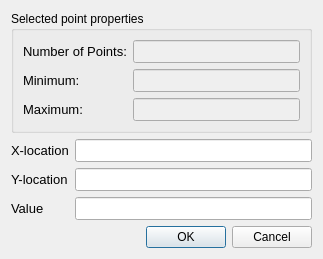
<?xml version="1.0" encoding="UTF-8"?>
<ui version="4.0">
 <class>GeoDataPointmapEditPtsDialog</class>
 <widget class="QDialog" name="GeoDataPointmapEditPtsDialog">
  <property name="geometry">
   <rect>
    <x>0</x>
    <y>0</y>
    <width>323</width>
    <height>237</height>
   </rect>
  </property>
  <property name="windowTitle">
   <string>Edit Points</string>
  </property>
  <layout class="QVBoxLayout" name="verticalLayout">
   <item>
    <widget class="QGroupBox" name="groupBox">
     <property name="title">
      <string>Selected point properties</string>
     </property>
     <layout class="QFormLayout" name="formLayout">
      <item row="0" column="0">
       <widget class="QLabel" name="numPointsLabel">
        <property name="font">
         <font>
          <pointsize>10</pointsize>
         </font>
        </property>
        <property name="text">
         <string>Number of Points:</string>
        </property>
        <property name="buddy">
         <cstring>numPoints</cstring>
        </property>
       </widget>
      </item>
      <item row="0" column="1">
       <widget class="QLineEdit" name="numPoints">
        <property name="enabled">
         <bool>false</bool>
        </property>
        <property name="font">
         <font>
          <pointsize>10</pointsize>
         </font>
        </property>
       </widget>
      </item>
      <item row="1" column="0">
       <widget class="QLabel" name="minPointLabel">
        <property name="font">
         <font>
          <pointsize>10</pointsize>
         </font>
        </property>
        <property name="text">
         <string>Minimum:</string>
        </property>
        <property name="buddy">
         <cstring>minPointValue</cstring>
        </property>
       </widget>
      </item>
      <item row="1" column="1">
       <widget class="RealNumberEditWidget" name="minPointValue">
        <property name="enabled">
         <bool>false</bool>
        </property>
        <property name="font">
         <font>
          <pointsize>10</pointsize>
         </font>
        </property>
       </widget>
      </item>
      <item row="2" column="0">
       <widget class="QLabel" name="maxPointLabel">
        <property name="font">
         <font>
          <pointsize>10</pointsize>
         </font>
        </property>
        <property name="text">
         <string>Maximum:</string>
        </property>
        <property name="buddy">
         <cstring>maxPointValue</cstring>
        </property>
       </widget>
      </item>
      <item row="2" column="1">
       <widget class="RealNumberEditWidget" name="maxPointValue">
        <property name="enabled">
         <bool>false</bool>
        </property>
        <property name="font">
         <font>
          <pointsize>10</pointsize>
         </font>
        </property>
       </widget>
      </item>
     </layout>
    </widget>
   </item>
   <item>
    <layout class="QFormLayout" name="formLayout_3">
     <property name="fieldGrowthPolicy">
      <enum>QFormLayout::AllNonFixedFieldsGrow</enum>
     </property>
     <item row="0" column="0">
      <widget class="QLabel" name="xLocLabel">
       <property name="font">
        <font>
         <pointsize>10</pointsize>
        </font>
       </property>
       <property name="text">
        <string>X-location</string>
       </property>
      </widget>
     </item>
     <item row="0" column="1">
      <widget class="RealNumberEditWidget" name="xLocEdit">
       <property name="font">
        <font>
         <pointsize>10</pointsize>
        </font>
       </property>
      </widget>
     </item>
     <item row="1" column="0">
      <widget class="QLabel" name="yLocLabel">
       <property name="font">
        <font>
         <pointsize>10</pointsize>
        </font>
       </property>
       <property name="text">
        <string>Y-location</string>
       </property>
      </widget>
     </item>
     <item row="1" column="1">
      <widget class="RealNumberEditWidget" name="yLocEdit">
       <property name="font">
        <font>
         <pointsize>10</pointsize>
        </font>
       </property>
      </widget>
     </item>
     <item row="2" column="0">
      <widget class="QLabel" name="valueLabel">
       <property name="font">
        <font>
         <pointsize>10</pointsize>
        </font>
       </property>
       <property name="text">
        <string>Value</string>
       </property>
      </widget>
     </item>
     <item row="2" column="1">
      <widget class="RealNumberEditWidget" name="valEdit">
       <property name="font">
        <font>
         <pointsize>10</pointsize>
        </font>
       </property>
      </widget>
     </item>
    </layout>
   </item>
   <item>
    <spacer name="verticalSpacer">
     <property name="orientation">
      <enum>Qt::Vertical</enum>
     </property>
     <property name="sizeHint" stdset="0">
      <size>
       <width>20</width>
       <height>0</height>
      </size>
     </property>
    </spacer>
   </item>
   <item>
    <widget class="QDialogButtonBox" name="buttonBox">
     <property name="orientation">
      <enum>Qt::Horizontal</enum>
     </property>
     <property name="standardButtons">
      <set>QDialogButtonBox::Cancel|QDialogButtonBox::Ok</set>
     </property>
    </widget>
   </item>
  </layout>
 </widget>
 <customwidgets>
  <customwidget>
   <class>RealNumberEditWidget</class>
   <extends>QLineEdit</extends>
   <header>guibase/realnumbereditwidget.h</header>
  </customwidget>
 </customwidgets>
 <resources/>
 <connections>
  <connection>
   <sender>buttonBox</sender>
   <signal>accepted()</signal>
   <receiver>GeoDataPointmapEditPtsDialog</receiver>
   <slot>accept()</slot>
   <hints>
    <hint type="sourcelabel">
     <x>248</x>
     <y>254</y>
    </hint>
    <hint type="destinationlabel">
     <x>157</x>
     <y>274</y>
    </hint>
   </hints>
  </connection>
  <connection>
   <sender>buttonBox</sender>
   <signal>rejected()</signal>
   <receiver>GeoDataPointmapEditPtsDialog</receiver>
   <slot>reject()</slot>
   <hints>
    <hint type="sourcelabel">
     <x>316</x>
     <y>260</y>
    </hint>
    <hint type="destinationlabel">
     <x>286</x>
     <y>274</y>
    </hint>
   </hints>
  </connection>
 </connections>
</ui>
